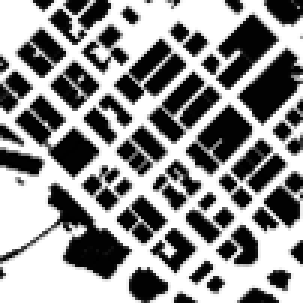
#> input picture vancouver-hexapo-robot-with-rl/vancouver3.png, 101 x 101 px, found by its file name (shown 3 times larger)
$ python test.py
#> lines starting #> are read from the running program, lines starting #| are printed output that depends on the picture
import cv2
import numpy as np
from PIL import Image
import matplotlib.pyplot as plt

list = []
img_path = r'C:\Users\mesqu\Downloads\vancouver3.png'
img = cv2.imread(img_path, 0)
#> img is the input picture: shape (101, 101); min 0, max 255, mean 143.3
img_reverted= cv2.bitwise_not(img)
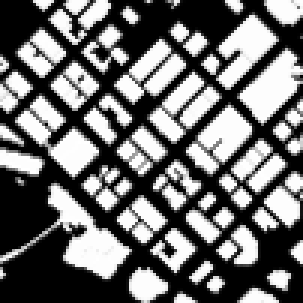
#> img_reverted: shape (101, 101) (shown 3 times larger); min 0, max 255, mean 111.7
h, w = img_reverted.shape
#> h = 101; w = 101
print('width:  ', w)
#| width:   101
print('height: ', h)
#| height:  101
state_matrix = np.ascontiguousarray(np.arange(h*w).reshape(w,h), dtype=int)
new_img = np.argwhere(img_reverted>150)
#> new_img = 4262 pairs, first value 0 to 100, second value 0 to 100
for i in new_img:
    list.append(state_matrix[i[0]][i[1]])
#> this loop made 4262 passes
#> i on passes 1 to 3: [0, 11], [0, 12], [0, 13]
#> after the loop, list = 4262 values from 11 to 10192

with open('states.txt','w') as output:
    output.write(str(list))

plt.imshow(img_reverted)
plt.show()
